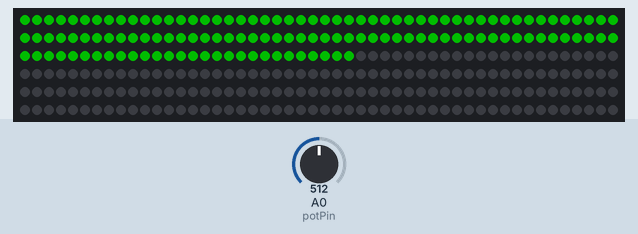
Bench run of a sketch on a simulated Arduino Uno, built with avr-gcc and run on an emulated ATmega328P. Parts: 300 RGB LEDs in strip order, left to right, continuing on the next row. Inputs (shaded band) come from the test bench; at power-on: A0 (potPin) = 512. Dim RGB values are drawn brighter than linear.

Above: at 4.2 s.
4.3 s: A0 (potPin) set to 716
At 4.8 s:
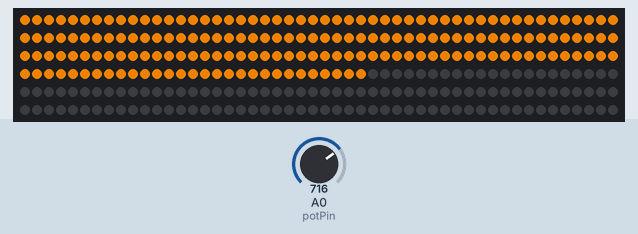
5.8 s: A0 (potPin) set to 900
At 6.2 s:
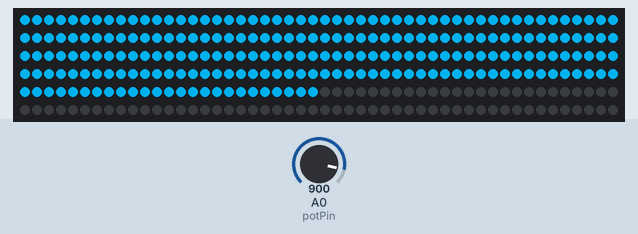
7.3 s: A0 (potPin) set to 170
At 8.4 s:
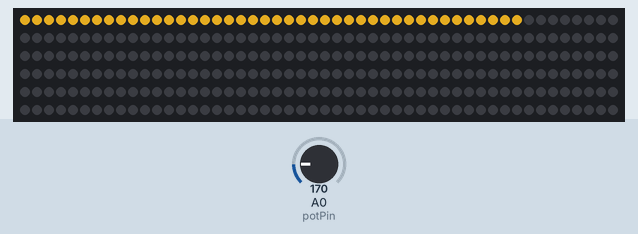
8.8 s: A0 (potPin) set to 0
Timing chart, 0 to 11.3 s (numbered marks = the images above; inputs shaded):
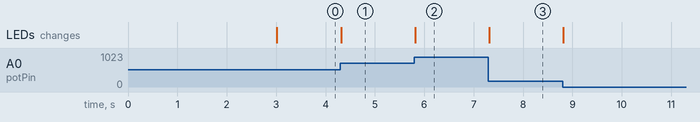

The sketch:

ProgressBar.ino
```cpp
#include <FastLED.h>


#define LED_PIN     12
int potPin = 14;
#define NUM_LEDS    300
#define LED_TYPE    WS2812B
#define COLOR_ORDER GRB

#define CLOCK_PIN 13
#define BRIGHTNESS 200

CRGB leds[NUM_LEDS];

void setup() {

           delay( 3000 ); // power-up safety delay
  FastLED.addLeds<LED_TYPE, LED_PIN, COLOR_ORDER>(leds, NUM_LEDS).setCorrection( TypicalLEDStrip );
  FastLED.setBrightness(  BRIGHTNESS );

}

void loop() {
  int ledsToUpdate = analogRead(potPin)/4;
  if(ledsToUpdate >= NUM_LEDS){
    ledsToUpdate = NUM_LEDS -1;
  }
  int ledIndex = analogRead(potPin)/4;
  //fillColor(CRGB::Chartreuse);
  CRGB color = CRGB::Chartreuse;
  //Goldenrod
  if(ledIndex > 50 && ledIndex < 80){
    color = CRGB::Chartreuse;
  } else if(ledIndex > 80 && ledIndex < 100) {
    color = CRGB::BlanchedAlmond;
  }else if(ledIndex > 100 && ledIndex < 140) {
    color = CRGB::DarkGreen;
  }else if(ledIndex > 140 && ledIndex < 180) {
    color = CRGB::DarkOrange;
  }else if(ledIndex > 180) {
    color = CRGB::DeepSkyBlue;
  }
    else{
    color = CRGB::Goldenrod;
  }
  fillColor(color,0,ledIndex);
  FastLED.show();
  fillColor(CRGB::Black, 0,NUM_LEDS);
}

void fillColor(CRGB color, int start, int end){
  for(int i =start; i<end; i++){
    leds[i] = color;
  }
}
```

Measured:
- after the input at 4.3 s, the LEDs: change at once (image 1)
- after the input at 5.8 s, the LEDs: change at once (image 2)
- after the input at 7.3 s, the LEDs: change at once (image 3)
